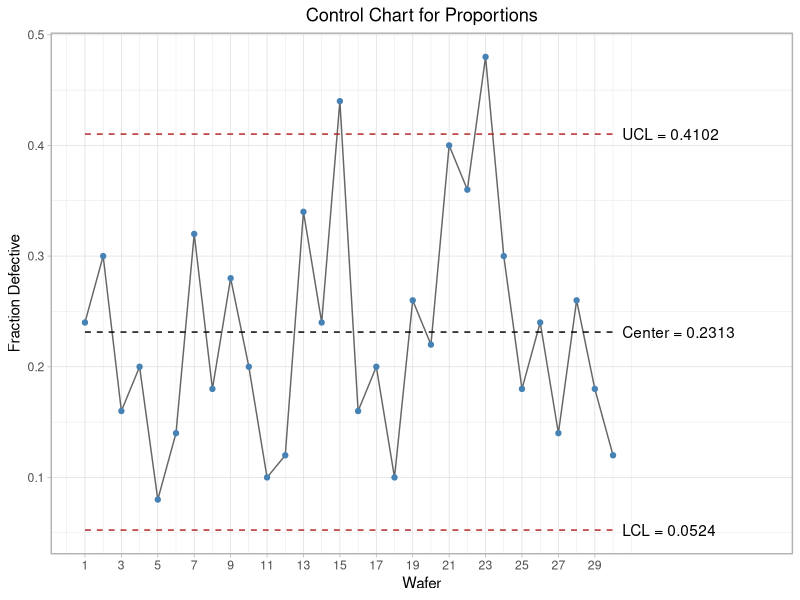

Recreate this plot in R.
## ---- chunk 1
#| label: tbl-pmc-332-wafer-fractions
#| tbl-cap: "Fraction defective for 30 wafers, n = 50 chips per wafer"
#| code-fold: true
#| message: false
library(tidyverse)

proportions_data <- tibble(
  Wafer = 1:30,
  FractionDefective = c(
    0.24, 0.30, 0.16, 0.20, 0.08, 0.14, 0.32, 0.18, 0.28, 0.20,
    0.10, 0.12, 0.34, 0.24, 0.44, 0.16, 0.20, 0.10, 0.26, 0.22,
    0.40, 0.36, 0.48, 0.30, 0.18, 0.24, 0.14, 0.26, 0.18, 0.12
  )
)
proportions_data |> knitr::kable(align = "rr")
## ---- chunk 2
#| label: fig-pmc-332-proportions-chart
#| fig-cap: "Sample proportions control chart"
#| code-fold: true
n <- 50
pbar <- mean(proportions_data$FractionDefective)
ucl_p <- pbar + 3 * sqrt(pbar * (1 - pbar) / n)
lcl_p <- pbar - 3 * sqrt(pbar * (1 - pbar) / n)

ggplot(proportions_data, aes(Wafer, FractionDefective)) +
  geom_line(color = "grey40") +
  geom_point(color = "steelblue") +
  annotate("segment", x = 1, xend = 30, y = pbar, yend = pbar, color = "black", linetype = "dashed") +
  annotate("segment", x = 1, xend = 30, y = c(ucl_p, lcl_p), yend = c(ucl_p, lcl_p), color = "firebrick", linetype = "dashed") +
  annotate("text", x = 30.5, y = ucl_p, label = sprintf("UCL = %.4f", ucl_p), hjust = 0) +
  annotate("text", x = 30.5, y = pbar, label = sprintf("Center = %.4f", pbar), hjust = 0) +
  annotate("text", x = 30.5, y = lcl_p, label = sprintf("LCL = %.4f", lcl_p), hjust = 0) +
  scale_x_continuous(breaks = seq(1, 30, 2)) +
  coord_cartesian(xlim = c(1, 38), clip = "off") +
  labs(title = "Control Chart for Proportions", x = "Wafer", y = "Fraction Defective") +
  theme_light() +
  theme(plot.title = element_text(hjust = 0.5))
